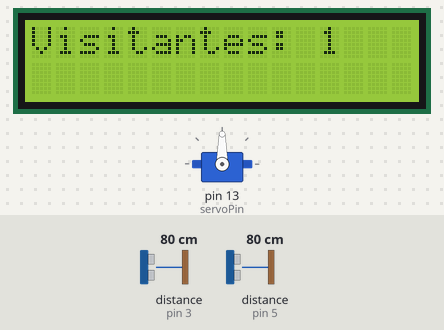
This sketch was run on a simulated Arduino Uno, built with avr-gcc and run on an emulated ATmega328P. Parts: servo, 16×2 character LCD. Wiring (inferred from the names in the program): 2 × ultrasonic range finder: trigger pin 2, echo pin 3 / trigger pin 4, echo pin 5. The test bench sets the inputs (shaded band); at power-on: distance to the obstacle (sensors on pin 3, pin 5) 80 cm. The echo pulse lasts 58.3 µs per cm; what the sketch prints to the serial monitor is not drawn.

Above: at 1.2 s.
1.3 s: distance to the obstacle (sensor on pin 3) set to 120 cm
At 2.6 s:
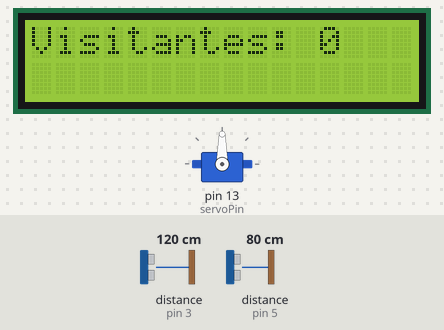
4.3 s: distance to the obstacle (sensor on pin 5) set to 120 cm
At 6.1 s:
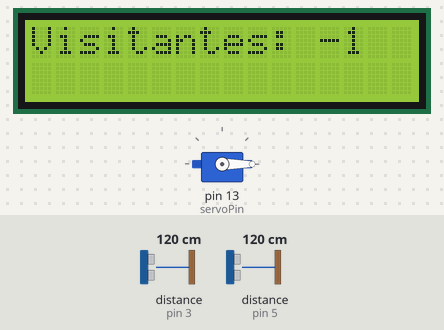
6.5 s: distance to the obstacle (sensor on pin 5) set to 86 cm
8.0 s: distance to the obstacle (sensor on pin 5) set to 80 cm
At 8.9 s:
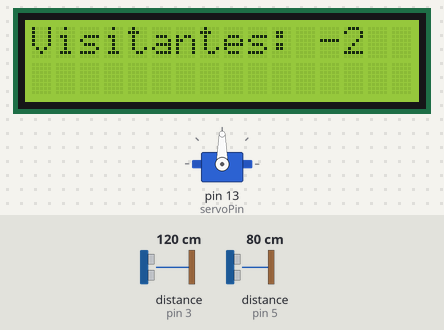
11.0 s: distance to the obstacle (sensor on pin 5) set to 250 cm
At 12.4 s:
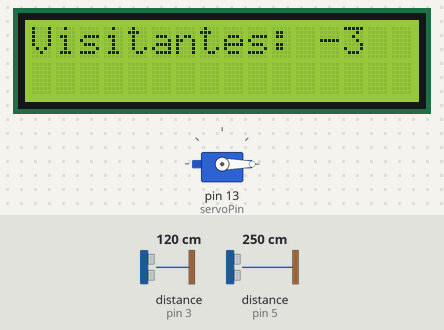
12.8 s: distance to the obstacle (sensor on pin 3) set to 86 cm
14.3 s: distance to the obstacle (sensor on pin 3) set to 78 cm
At 15.6 s:
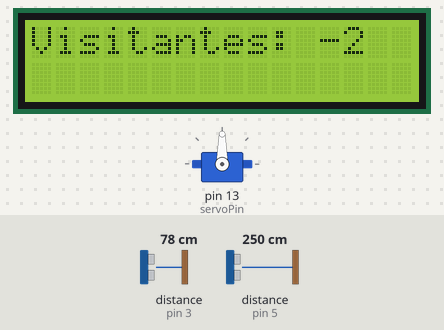
Timing chart, 0 to 18.3 s (numbered marks = the images above; inputs shaded):
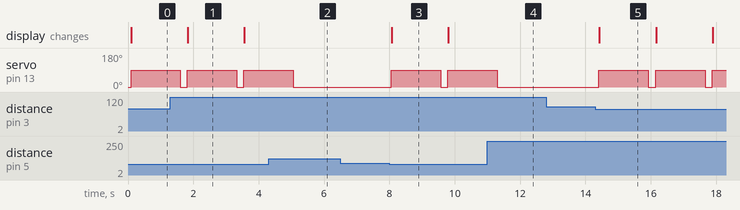

The sketch:

prot_tipo_definitivo1.ino
```cpp
#include <Servo.h>
#include <Wire.h>
#include <LiquidCrystal_I2C.h>

const int trigPin = 2;
const int echoPin = 3;
const int trigPin2 = 4;
const int echoPin2 = 5;
const int alcanceMin = 80;

Servo catraca;
const int servoPin = 13;

LiquidCrystal_I2C lcd(0x27, 16, 2);

int contador = 0;
bool contagem = false;

void setup() {
  Serial.begin(9600);
  pinMode(trigPin, OUTPUT);
  pinMode(echoPin, INPUT);
  pinMode(trigPin2, OUTPUT);
  pinMode(echoPin2, INPUT);
  catraca.attach(servoPin);
  catraca.write(0);

  // Inicializa o LCD
  lcd.init();
  lcd.backlight();
  lcd.setCursor(0, 0);
  lcd.print("Visitantes: 0");
}

void loop() {
  long duracao1, entrada, duracao2, saida;

  // Pulso do sensor
  digitalWrite(trigPin, LOW);
  delayMicroseconds(2);
  digitalWrite(trigPin, HIGH);
  delayMicroseconds(10);
  digitalWrite(trigPin, LOW);

  duracao1 = pulseIn(echoPin, HIGH);
  entrada = duracao1 * 0.034 / 2;

  Serial.print("Distancia: ");
  Serial.print(entrada);
  Serial.println(" cm");

  digitalWrite(trigPin2, LOW);
  delayMicroseconds(2);
  digitalWrite(trigPin2, HIGH);
  delayMicroseconds(10);
  digitalWrite(trigPin2, LOW);

  duracao2 = pulseIn(echoPin2, HIGH);
  saida = duracao2 * 0.034 / 2;

  // Detecção de pessoa
  if (entrada <= alcanceMin && entrada > 0 && !contagem) {
    catraca.write(90); // Abre a catraca
    contador++;
    atualizarDisplay();
    contagem = true;
    delay(1500); // Espera a pessoa passar
    catraca.write(0); // Fecha a catraca
  }

  // Reseta o estado quando não há ninguém
  if (entrada > alcanceMin) {
    contagem = false;
  }
    if (saida <= alcanceMin && saida > 0 && !contagem) {
    catraca.write(90); // Abre a catraca
    contador--;
    atualizarDisplay();
    contagem = true;
    delay(1500); // Espera a pessoa passar
    catraca.write(0); // Fecha a catraca
  }

  // Reseta o estado quando não há ninguém
  if (saida > alcanceMin) {
    contagem = false;
  }


  delay(200);
}

void atualizarDisplay() {
  lcd.clear();
  lcd.setCursor(0, 0);
  lcd.print("Visitantes: ");
  lcd.print(contador);
}
```

Measured:
- the behaviour switches between 83 and 82 cm on distance to the obstacle (sensor on pin 5) (found by bisection; images 2 and 3)
- the behaviour switches between 82 and 81 cm on distance to the obstacle (sensor on pin 3) (found by bisection; images 4 and 5)
- after the input at 1.3 s, the display: changes after 0.53 s (image 1)
- after the input at 4.3 s, servo on pin 13 (servoPin): goes on until 5.1 s, then stays 0°
- after the input at 6.5 s, every drawn part: stays the same
- after the input at 8.0 s, servo on pin 13 (servoPin): 0° → 90° after 0.06 s, → 0° 1.5 s later, → 90° 0.21 s later; the display: changes after 0.08 s (image 3)
- after the input at 11.0 s, servo on pin 13 (servoPin): goes on until 11.3 s, then stays 0°
- after the input at 12.8 s, every drawn part: stays the same
- after the input at 14.3 s, servo on pin 13 (servoPin): alternates 90° for 1.5 s and 0° for 0.22 s, starting after 0.11 s; the display: changes after 0.13 s (image 5)
- by itself, servo on pin 13 (servoPin): alternates 90° for 1.5 s and 0° for 0.21 s
